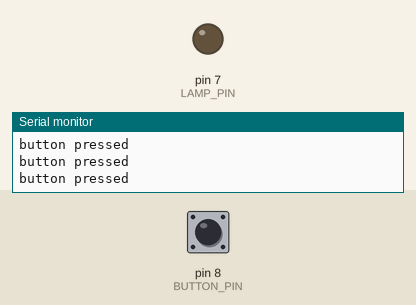
The program below on a simulated Arduino Uno, built with avr-gcc and run on an emulated ATmega328P. On the bench: output pins drawn as LEDs (lit = HIGH), the last lines printed to the serial monitor. The test bench sets the inputs (shaded band); at power-on: pin 8 (BUTTON_PIN) LOW.

Above: at 6.8 s.
6.9 s: pin 8 (BUTTON_PIN) pulled HIGH for 3 s
At 9.3 s:
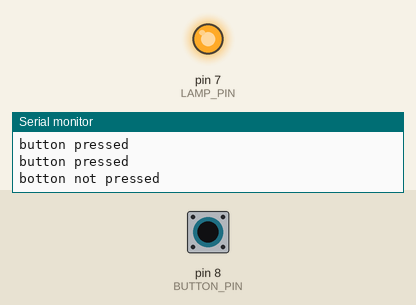
Timing chart, 0 to 17.4 s (numbered marks = the images above; inputs shaded):
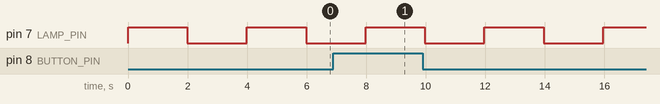

Measured:
- by itself, pin 7 (LAMP_PIN): alternates HIGH for 2.0 s and LOW for 2.0 s

The program:

main.cpp
```cpp
#include <Arduino.h>
#include <Arduino_FreeRTOS.h>

#define LAMP_PIN 7
#define BUTTON_PIN 8

bool lampOn = false;

[[noreturn]] void TaskBlinkLamp(void *_);
[[noreturn]] void TaskCheckButton(void *_);

void setup() {
    pinMode(LAMP_PIN, OUTPUT);
    pinMode(BUTTON_PIN, INPUT);
    Serial.begin(9600);

    // blinking lamp task
    xTaskCreate(
        TaskBlinkLamp,
        "BlinkLamp",
        128,
        nullptr,
        1,
        nullptr
        );

    xTaskCreate(
        TaskCheckButton,
        "TestButton",
        128,
        nullptr,
        1,
        nullptr
        );

    // start tasks
    vTaskStartScheduler();
}

void loop() {
    // tasks instead
}

// basically just flips whatever the lamp output is every 3rd second
[[noreturn]] void TaskBlinkLamp(void *_) {
    for (;;) {
        digitalWrite(LAMP_PIN, lampOn ? LOW : HIGH);
        lampOn = !lampOn;
        vTaskDelay(pdMS_TO_TICKS(2000)); // wait 3 sec (convert to ticks)
    }
}

void TaskCheckButton(void *_) {
    for (;;) {
        Serial.println(digitalRead(BUTTON_PIN) ? "botton not pressed" : "button pressed");
        vTaskDelay(pdMS_TO_TICKS(3000));
    }
}
```
